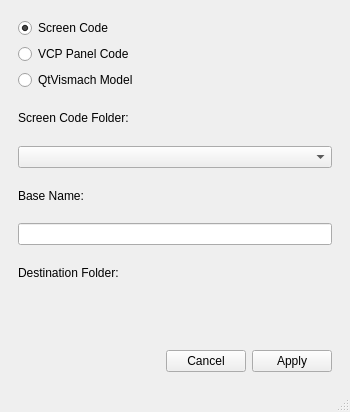
<?xml version="1.0" encoding="UTF-8"?>
<ui version="4.0">
 <class>MainWindow</class>
 <widget class="QMainWindow" name="MainWindow">
  <property name="geometry">
   <rect>
    <x>0</x>
    <y>0</y>
    <width>350</width>
    <height>412</height>
   </rect>
  </property>
  <property name="windowTitle">
   <string>MainWindow</string>
  </property>
  <widget class="QWidget" name="centralwidget">
   <layout class="QVBoxLayout" name="verticalLayout">
    <item>
     <layout class="QHBoxLayout" name="horizontalLayout">
      <item>
       <widget class="ScreenOptions" name="screen_options">
        <property name="catch_close_option" stdset="0">
         <bool>false</bool>
        </property>
        <property name="catch_errors_option" stdset="0">
         <bool>false</bool>
        </property>
        <property name="use_pref_file_option" stdset="0">
         <bool>false</bool>
        </property>
        <property name="embedded_program_option" stdset="0">
         <bool>false</bool>
        </property>
        <property name="fileDialog_option" stdset="0">
         <bool>true</bool>
        </property>
        <layout class="QVBoxLayout" name="verticalLayout_2">
         <item>
          <widget class="QRadioButton" name="radiobutton_screen">
           <property name="text">
            <string>Screen Code</string>
           </property>
           <property name="checked">
            <bool>true</bool>
           </property>
          </widget>
         </item>
         <item>
          <widget class="QRadioButton" name="radiobutton_vcp">
           <property name="text">
            <string>VCP Panel Code</string>
           </property>
          </widget>
         </item>
         <item>
          <widget class="QRadioButton" name="radiobutton_vismach">
           <property name="text">
            <string>QtVismach Model</string>
           </property>
          </widget>
         </item>
         <item>
          <widget class="QLabel" name="label">
           <property name="text">
            <string>Screen Code Folder:</string>
           </property>
          </widget>
         </item>
         <item>
          <widget class="QComboBox" name="comboBox"/>
         </item>
         <item>
          <widget class="QLabel" name="label_3">
           <property name="text">
            <string>Base Name:</string>
           </property>
          </widget>
         </item>
         <item>
          <widget class="QLineEdit" name="lineEdit"/>
         </item>
         <item>
          <widget class="QLabel" name="label_2">
           <property name="text">
            <string>Destination Folder:</string>
           </property>
          </widget>
         </item>
         <item>
          <widget class="FileManager" name="filemanager"/>
         </item>
         <item>
          <layout class="QHBoxLayout" name="horizontalLayout_2">
           <item>
            <layout class="QHBoxLayout" name="horizontalLayout_3">
             <item>
              <spacer name="horizontalSpacer">
               <property name="orientation">
                <enum>Qt::Horizontal</enum>
               </property>
               <property name="sizeHint" stdset="0">
                <size>
                 <width>40</width>
                 <height>20</height>
                </size>
               </property>
              </spacer>
             </item>
             <item>
              <widget class="QPushButton" name="cancelButton">
               <property name="text">
                <string>Cancel</string>
               </property>
              </widget>
             </item>
            </layout>
           </item>
           <item>
            <widget class="QPushButton" name="applyButton">
             <property name="text">
              <string>Apply</string>
             </property>
            </widget>
           </item>
          </layout>
         </item>
        </layout>
       </widget>
      </item>
     </layout>
    </item>
   </layout>
  </widget>
  <widget class="QMenuBar" name="menubar">
   <property name="geometry">
    <rect>
     <x>0</x>
     <y>0</y>
     <width>350</width>
     <height>24</height>
    </rect>
   </property>
  </widget>
  <widget class="QStatusBar" name="statusbar"/>
 </widget>
 <customwidgets>
  <customwidget>
   <class>FileManager</class>
   <extends>QWidget</extends>
   <header>qtvcp.widgets.file_manager</header>
  </customwidget>
  <customwidget>
   <class>ScreenOptions</class>
   <extends>QWidget</extends>
   <header>qtvcp.widgets.screen_options</header>
   <container>1</container>
  </customwidget>
 </customwidgets>
 <resources/>
 <connections>
  <connection>
   <sender>cancelButton</sender>
   <signal>clicked()</signal>
   <receiver>MainWindow</receiver>
   <slot>close()</slot>
   <hints>
    <hint type="sourcelabel">
     <x>242</x>
     <y>368</y>
    </hint>
    <hint type="destinationlabel">
     <x>147</x>
     <y>411</y>
    </hint>
   </hints>
  </connection>
  <connection>
   <sender>applyButton</sender>
   <signal>clicked()</signal>
   <receiver>MainWindow</receiver>
   <slot>applyClicked()</slot>
   <hints>
    <hint type="sourcelabel">
     <x>329</x>
     <y>368</y>
    </hint>
    <hint type="destinationlabel">
     <x>349</x>
     <y>411</y>
    </hint>
   </hints>
  </connection>
  <connection>
   <sender>radiobutton_screen</sender>
   <signal>toggled(bool)</signal>
   <receiver>MainWindow</receiver>
   <slot>updateCombo()</slot>
   <hints>
    <hint type="sourcelabel">
     <x>83</x>
     <y>60</y>
    </hint>
    <hint type="destinationlabel">
     <x>96</x>
     <y>28</y>
    </hint>
   </hints>
  </connection>
  <connection>
   <sender>radiobutton_vcp</sender>
   <signal>toggled(bool)</signal>
   <receiver>MainWindow</receiver>
   <slot>updateCombo()</slot>
   <hints>
    <hint type="sourcelabel">
     <x>128</x>
     <y>86</y>
    </hint>
    <hint type="destinationlabel">
     <x>216</x>
     <y>28</y>
    </hint>
   </hints>
  </connection>
  <connection>
   <sender>radiobutton_vismach</sender>
   <signal>toggled(bool)</signal>
   <receiver>MainWindow</receiver>
   <slot>updateCombo()</slot>
   <hints>
    <hint type="sourcelabel">
     <x>53</x>
     <y>115</y>
    </hint>
    <hint type="destinationlabel">
     <x>34</x>
     <y>25</y>
    </hint>
   </hints>
  </connection>
 </connections>
 <slots>
  <slot>applyClicked()</slot>
  <slot>updateCombo()</slot>
 </slots>
</ui>
